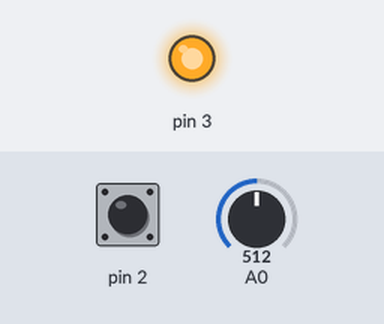
Bench run of a sketch on a simulated Arduino Uno, built with avr-gcc and run on an emulated ATmega328P. Shown: output pins drawn as LEDs (lit = HIGH). Inputs (shaded band) come from the test bench; at power-on: A0 = 512, pin 2 HIGH.

Above: at 1.2 s.
1.3 s: A0 set to 522
At 2.0 s:
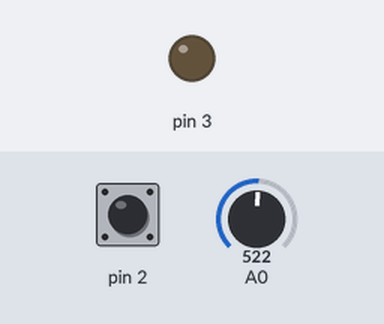
6.8 s: A0 set to 511
At 7.8 s:
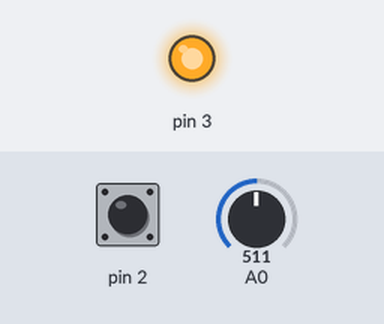
8.8 s: A0 set to 716
At 10.1 s:
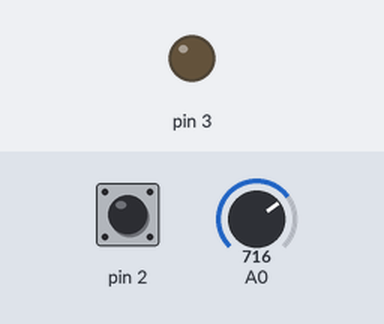
Timing chart, 0 to 11.8 s (numbered marks = the images above; inputs shaded):
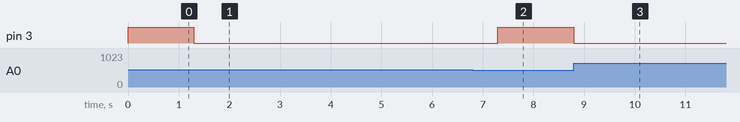

The sketch:

sijalica.ino
```cpp
const float volt=5.0, t0=18,v0=2,dv=0.1;

void setup()
{
  pinMode(A0, INPUT);
  pinMode(A1, INPUT);
  pinMode(A2, INPUT);
  pinMode(3, OUTPUT);
  pinMode(2,INPUT);
  digitalWrite(3,HIGH);
  attachInterrupt(digitalPinToInterrupt(2), event, FALLING);
  Serial.begin(9600);
}

void event()
{
  double t1,t2,v;
  double temp1,temp2;
  temp1 = analogRead(A1);
  temp2 = analogRead(A2);
  v = temp1 * volt / 1023.0;
  t1 = t0 + (v - v0) / dv;
  v = temp2 * volt / 1023;
  t2 = t0 + (v - v0) / dv;
  Serial.println(String(t1) + " " + String(t2));
}

void loop()
{
  if(analogRead(A0)>512)
  {
    digitalWrite(3,LOW);
    delay(2000);
    digitalWrite(3,HIGH);
  }
}
```

Measured:
- the behaviour switches between 512 and 513 on A0 (found by bisection; images 0 and 1)
- after the input at 1.3 s, pin 3: HIGH → LOW at once
- after the input at 6.8 s, pin 3: LOW → HIGH after 0.50 s
- after the input at 8.8 s, pin 3: HIGH → LOW at once
